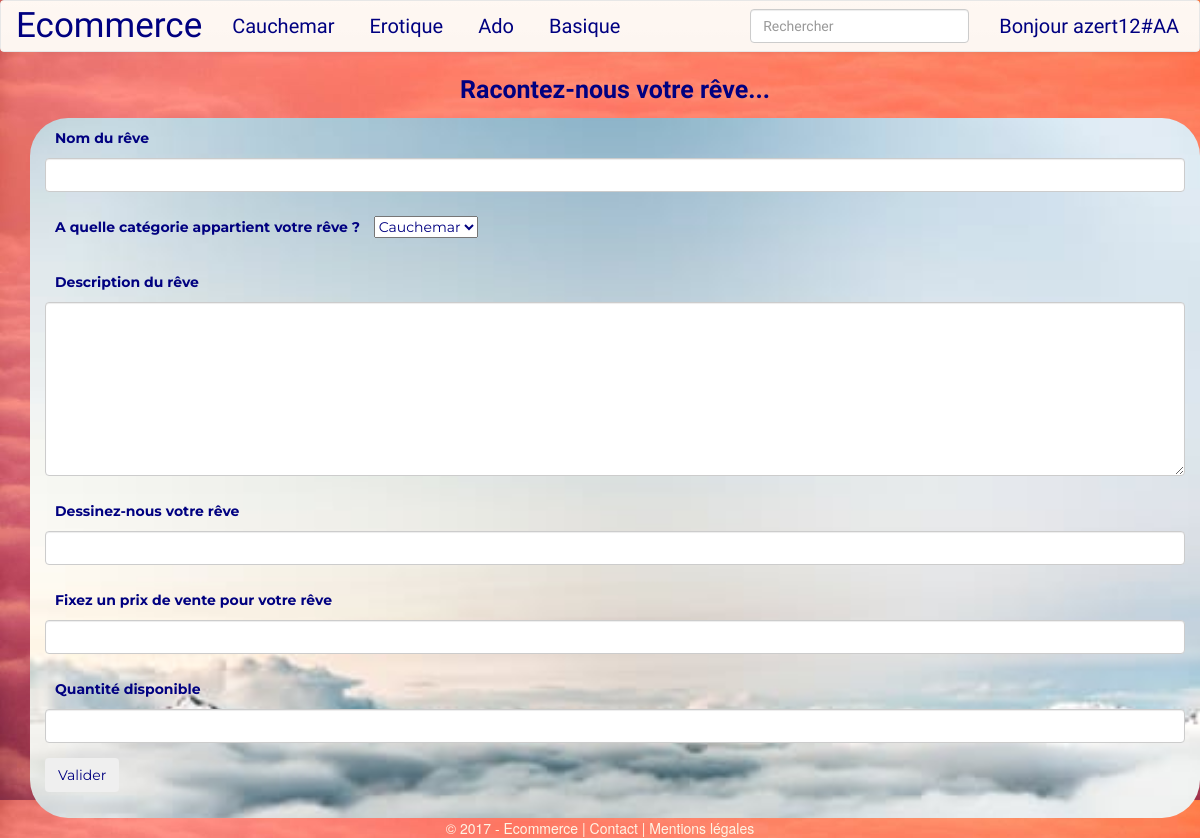
The app's page /?page=additem (signed in) with its own data.
### tables this page shows
CREATE TABLE `category` (
  `id_category` int(11) NOT NULL,
  `category` varchar(255) NOT NULL
);

### function/model.php (called while the page is built, shortened)
<?php
function getCategories() {
    global $bdd;
    $query = $bdd->query("SELECT * FROM category");
    return $query->fetchAll(PDO::FETCH_OBJ);
}

### pages/additem.php (the view, shortened to what this page needs)
<div class="container text-center">
    <p class="sentence">Racontez-nous votre rêve...</p>
</div>
<div class="container articlesForm">
    <form method="POST">
        <div class="form-group">
            <label for="name" class="control-label">Nom du rêve</label>
            <input type="text" name="name" value="" class="form-control">
        </div>
        <div class="form-group">
            <label for="category" class="control-label">A quelle catégorie appartient votre rêve ?</label>
            <select name="category" id="category">
                <?php foreach (getCategories() as $category) {
                    echo "<option value=".$category->id_category.">".$category->category."</option>";
                } ?>
            </select>
        </div>
        <div class="form-group">
            <label for="description" class="control-label">Description du rêve</label>
            <textarea name="description" rows="8" cols="80" class="form-control"></textarea>
        </div>
        <div class="form-group">
            <label for="image" class="control-label">Dessinez-nous votre rêve</label>
            <input type="text" class="form-control" id="image" name="image">
        </div>
        <div class="form-group">
            <label for="price" class="control-label">Fixez un prix de vente pour votre rêve</label>
            <input type="text" class="form-control" id="price" name="price">
        </div>
        <div class="form-group">
            <label for="quantity" class="control-label">Quantité disponible</label>
            <input type="text" class="form-control" id="quantity" name="quantity">
        </div>
        <button type="submit" class="btn">Valider</button>
    </form>
</div>

### pages/header.php (shortened to what this page needs)
<!DOCTYPE html>
<html>
    <head>
        <link rel="stylesheet" href="https://maxcdn.bootstrapcdn.com/bootstrap/3.3.7/css/bootstrap.min.css">
        <link rel="stylesheet" href="https://maxcdn.bootstrapcdn.com/bootstrap/3.3.7/css/bootstrap-theme.min.css">
        <link rel="stylesheet" href="css/style.css">
    </head>
    <body>
        <header class="main-header">
            <nav class="navbar navbar-default">
                <div class="container navContainer">
                    <div class="navbar-header">
                        <a class="navbar-brand" href="?page=home">Ecommerce</a>
                    </div>
                    <div>
                        <ul class="nav navbar-nav">
                        <?php foreach(getCategories() as $category): ?>
                            <li class="<?= (isset($_GET["category"]) && $_GET["category"] == $category->id_category)? "active" : "" ;?>"><a href="?page=home&category=<?php echo $category->id_category; ?>"><?php echo $category->category; ?></a></li>
                        <?php endforeach; ?>
                        </ul>
                        <ul class="nav navbar-nav navbar-right">
                        <?php if (isset($_SESSION['user'])) :?>
                            <li class="<?= ($_GET["page"]=="contact-profile")? "active" : "" ; ?>"><a href="?page=contact-profile">
                                <?= "Bonjour ".($_SESSION['user']->login); ?>
                            </a></li>
                        <?php else: ?>
                            <li class="<?= ($_GET["page"]=="inscription")? "active" : "" ; ?>"><a href="?page=inscription">Inscription</a></li>
                            <li class="<?= ($_GET["page"]=="connexion")? "active" : "" ; ?>"><a href="?page=connexion">Connexion</a></li>
                        <?php endif; ?>
                        </ul>
                        <form  action="?page=99" class="navbar-form navbar-right">
                            <div class="form-group">
                                <input type="text" id="search" class="form-control" placeholder="Rechercher">
                            </div>
                        </form>
                    </div>
                </div>
            </nav>
        </header>
        <div class="main-content">
            <div class="container">

### css/style.css (style rules this page uses)
body { background-image:url("../img/pexels-photo-132800.jpeg"); background-attachment: fixed; background-size: 100%; }
.main-header .navbar .navContainer { background-color:rgba(255, 245, 238, 0.7); font-family: 'Indie Flower', cursive; font-size: 17px; width:100%; }
.main-header .navbar-header a { color: #000080; font-family: 'Indie Flower', cursive; font-size: 35px; }
.container ul.nav a { color: #000080; font-size: 20px; padding-right: 20px; }
form.to_connect, .to_inscription, label { margin:10px; }
.articlesForm { height: 700px; background-image:url("../img/sky.jpeg"); background-size: 100%; color: #000080; font-size: 14px; font-family: 'Montserrat', sans-serif; border-radius: 38px; }
.sentence { font-weight: bold; font-size: 25px; font-family: 'Indie Flower', cursive; color: #000080; }

### records on screen
category: category "Cauchemar"
category: category "Erotique"
category: category "Ado"
category: category "Basique"

### other values on screen
$_SESSION['user']->login "azert12#AA"
form field category "Cauchemar"
